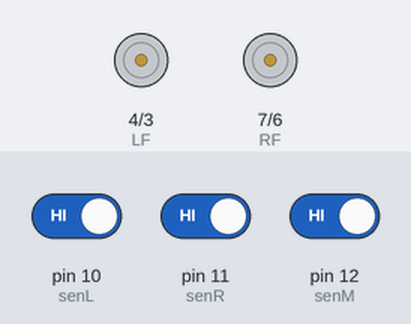
A sketch run on a simulated Arduino Uno, built with avr-gcc and run on an emulated ATmega328P. Shown: motor-driver pin pairs drawn as motors (green arrow = first pin HIGH = forward, orange = second pin HIGH = backward, longer = more drive). Inputs (shaded band) come from the test bench; at power-on: pin 10 (senL) HIGH, pin 11 (senR) HIGH, pin 12 (senM) HIGH.

Above: at 1.2 s.
1.3 s: pin 10 (senL) driven LOW
At 2.5 s:
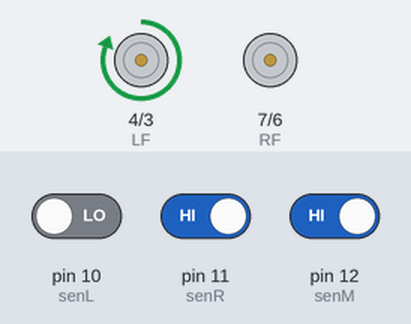
2.8 s: pin 11 (senR) driven LOW
At 3.6 s:
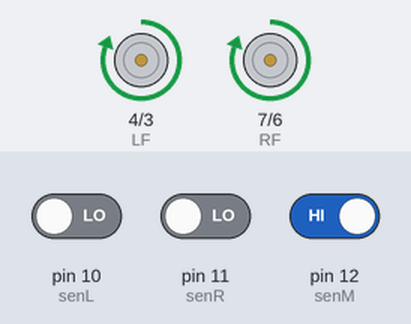
4.3 s: pin 10 (senL) driven HIGH
At 4.7 s:
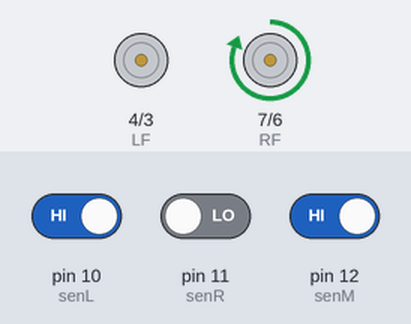
5.8 s: pin 12 (senM) driven LOW
At 7.0 s:
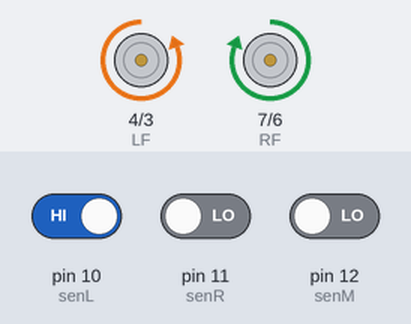
7.3 s: pin 12 (senM) driven HIGH
At 8.2 s:
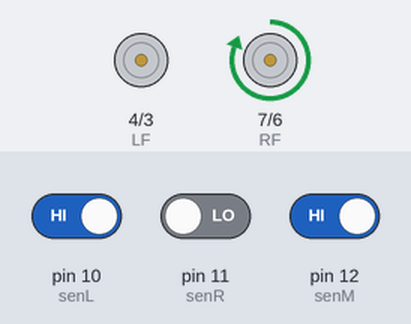
8.8 s: pin 10 (senL) driven LOW and pin 11 (senR) driven HIGH and pin 12 (senM) driven LOW
At 9.4 s:
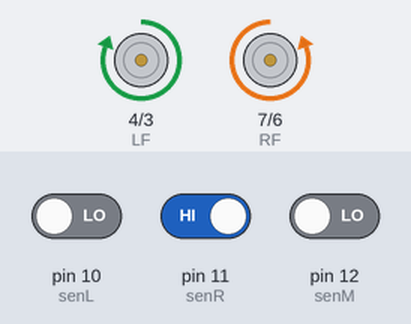
Timing chart, 0 to 11.3 s (numbered marks = the images above; inputs shaded):
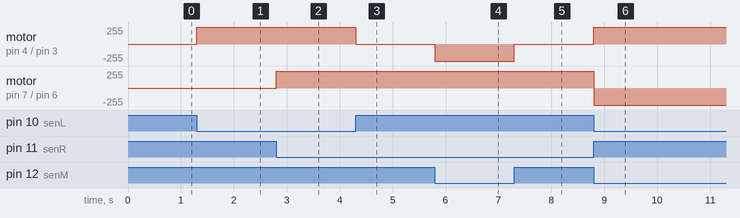

The sketch:

3_IR_sensors.ino
```cpp
int senL=10; // Left sensor
int senM=12; //Center sensor
int senR=11; //Right sensor
int LF=4; //Left 1 Motor forward
int LB=3; //Left 2 Motor backward
int RF=7; //Right 1 Motor forward
int RB=6; //Right 2 Motor backward
void setup() {
 pinMode(senL,INPUT);
 pinMode(senM,INPUT);
 pinMode(senR,INPUT);
 pinMode(LF,OUTPUT);
 pinMode(LB,OUTPUT);
 pinMode(RF,OUTPUT);
 pinMode(RB,OUTPUT);
 Serial.begin(9600);
  // put your setup code here, to run once:

}

void loop() {
    int s1=digitalRead(senL);
    int s2=digitalRead(senM);
    int s3=digitalRead(senR);
    if (s1==LOW && s2==HIGH && s3==LOW) //forward
      { digitalWrite(LF,HIGH);
        digitalWrite(LB,LOW);
        digitalWrite(RF,HIGH);
        digitalWrite(RB,LOW);
      }
    else if ( s1==LOW && s2==HIGH && s3==HIGH) //soft right
       { digitalWrite(LF,HIGH);
         digitalWrite(LB,LOW);
         digitalWrite(RF,LOW);
         digitalWrite(RB,LOW);
       }
    else if (s1==HIGH && s2==HIGH && s3==LOW) //soft left
       { digitalWrite(LF,LOW);
         digitalWrite(LB,LOW);
         digitalWrite(RF,HIGH);
         digitalWrite(RB,LOW);
       }
    else if (s1==LOW && s2==LOW && s3==HIGH) //hard right
       { digitalWrite(LF,HIGH);
         digitalWrite(LB,LOW);
         digitalWrite(RF,LOW);
         digitalWrite(RB,HIGH);
       }
     else if (s1==HIGH && s2==LOW && s3==LOW) //  hard left
       { digitalWrite(LF,LOW);
         digitalWrite(LB,HIGH);
         digitalWrite(RF,HIGH);
         digitalWrite(RB,LOW);
       }
   else  if( s1==LOW && s2==LOW && s3==LOW)  // stop
       {
          digitalWrite(LF,LOW);
          digitalWrite(LB,LOW);
          digitalWrite(RF,LOW);
          digitalWrite(RB,LOW); }
 // put your main code here, to run repeatedly:

}
```

Measured:
- after the input at 1.3 s, motor on pin 4 (LF) / pin 3 (LB): stopped → forward 255/255 at once
- after the input at 2.8 s, motor on pin 7 (RF) / pin 6 (RB): stopped → forward 255/255 at once
- after the input at 4.3 s, motor on pin 4 (LF) / pin 3 (LB): forward 255/255 → stopped at once
- after the input at 5.8 s, motor on pin 4 (LF) / pin 3 (LB): stopped → backward 255/255 at once
- after the input at 7.3 s, motor on pin 4 (LF) / pin 3 (LB): backward 255/255 → stopped at once
- after the input at 8.8 s, motor on pin 4 (LF) / pin 3 (LB): stopped → forward 255/255 at once; motor on pin 7 (RF) / pin 6 (RB): forward 255/255 → backward 255/255 at once
